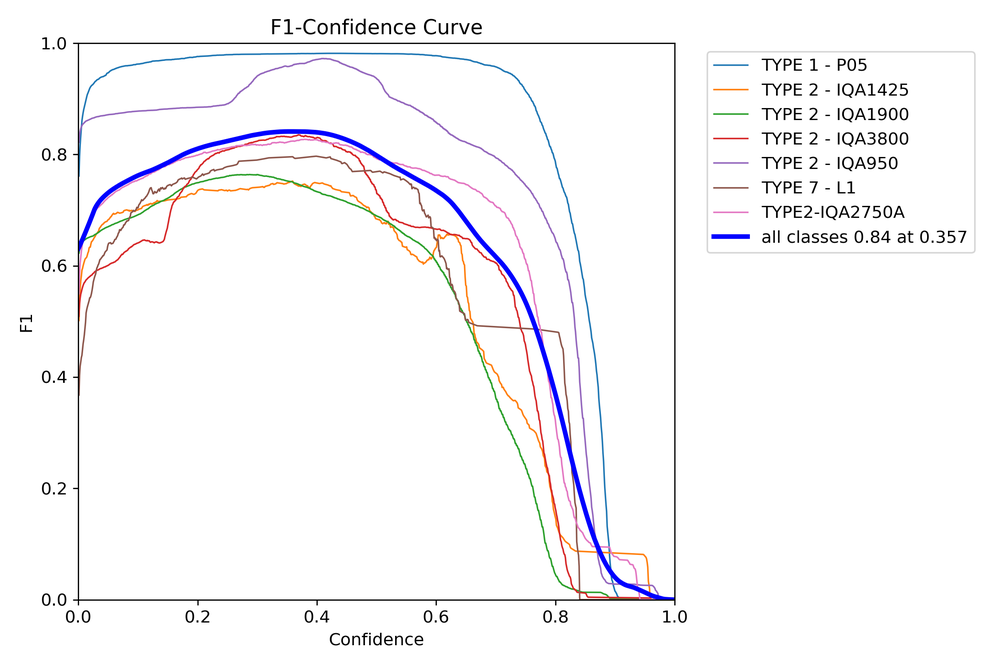
#> input picture runs/detect/train/F1_curve.png, 1000 x 667 px, shrunk from 2250 x 1500 before the run
$ python -i preprocess_dataset.py   (imports and definitions only)   (older library calls are emulated)
#> lines starting #> are read from the running program, lines starting #| are printed output that depends on the picture
#> further down, picture is the input picture: shape (667, 1000, 3); mean B, G, R 248.9, 247.2, 248
import os
import cv2
import numpy as np
import shutil  # Thêm thư viện shutil để copy file
from tqdm import tqdm

def preprocess_image(image):
    """
    Làm nổi bật cạnh bằng Sobel và kết hợp với ảnh gốc.
    """
    gray = cv2.cvtColor(image, cv2.COLOR_BGR2GRAY)
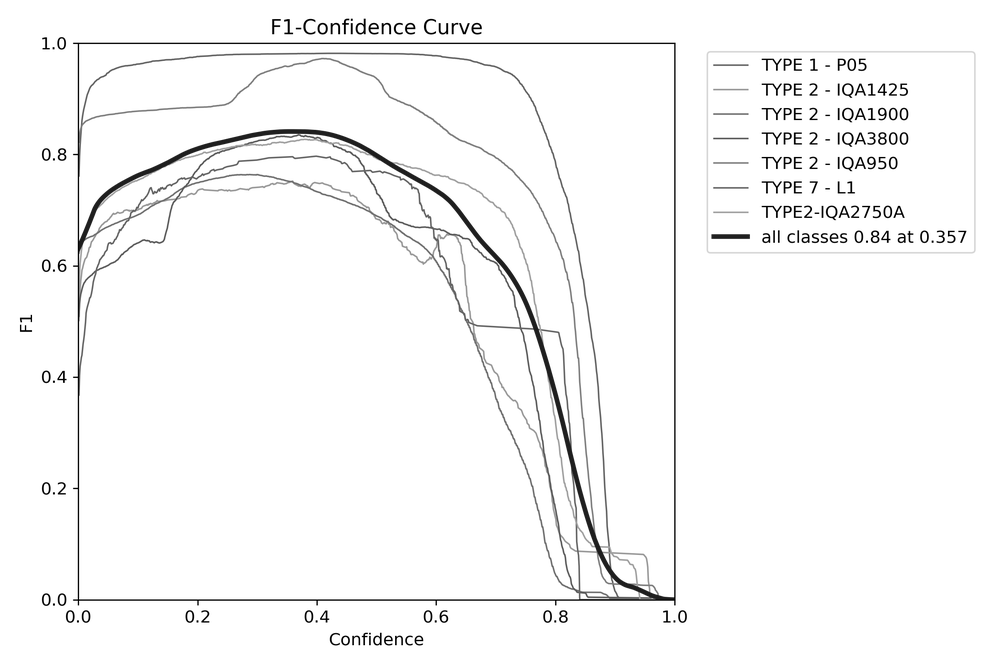
#> gray: shape (667, 1000); min 0, max 255, mean 247.6
    sobelx = cv2.Sobel(gray, cv2.CV_64F, 1, 0, ksize=3)
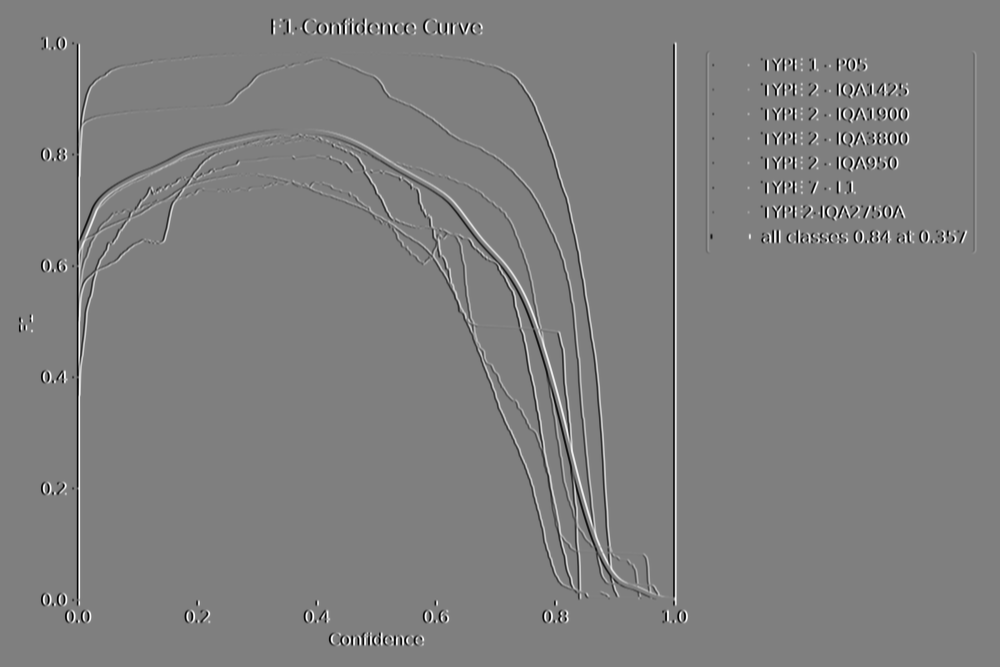
#> sobelx: shape (667, 1000) float64; min -1020, max 1020, mean 0; drawn with min black and max white
    sobely = cv2.Sobel(gray, cv2.CV_64F, 0, 1, ksize=3)
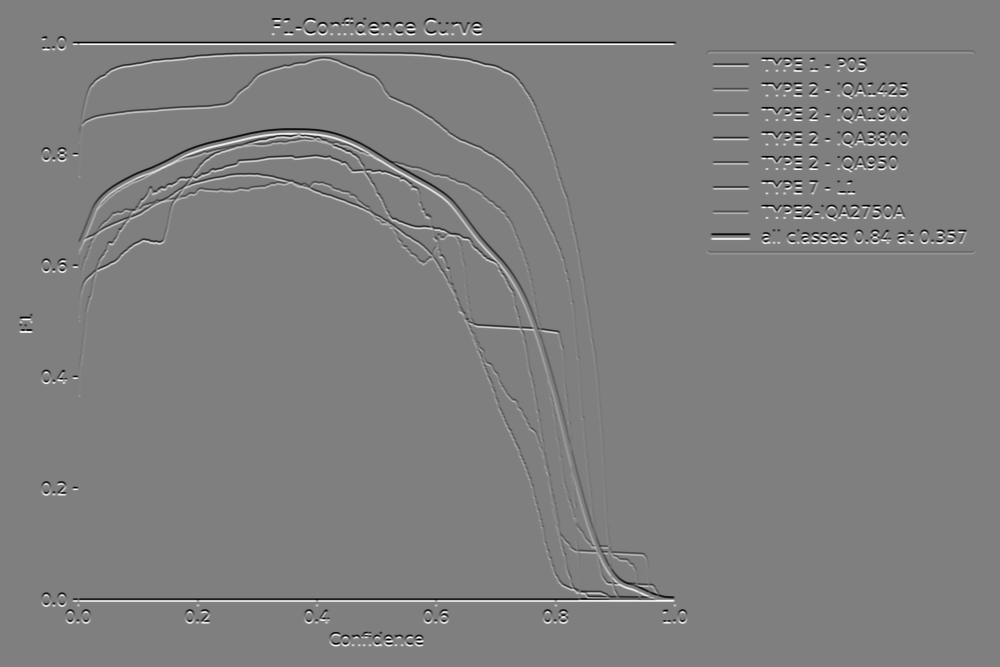
#> sobely: shape (667, 1000) float64; min -1020, max 1020, mean 0; drawn with min black and max white
    sobel = np.sqrt(sobelx**2 + sobely**2)
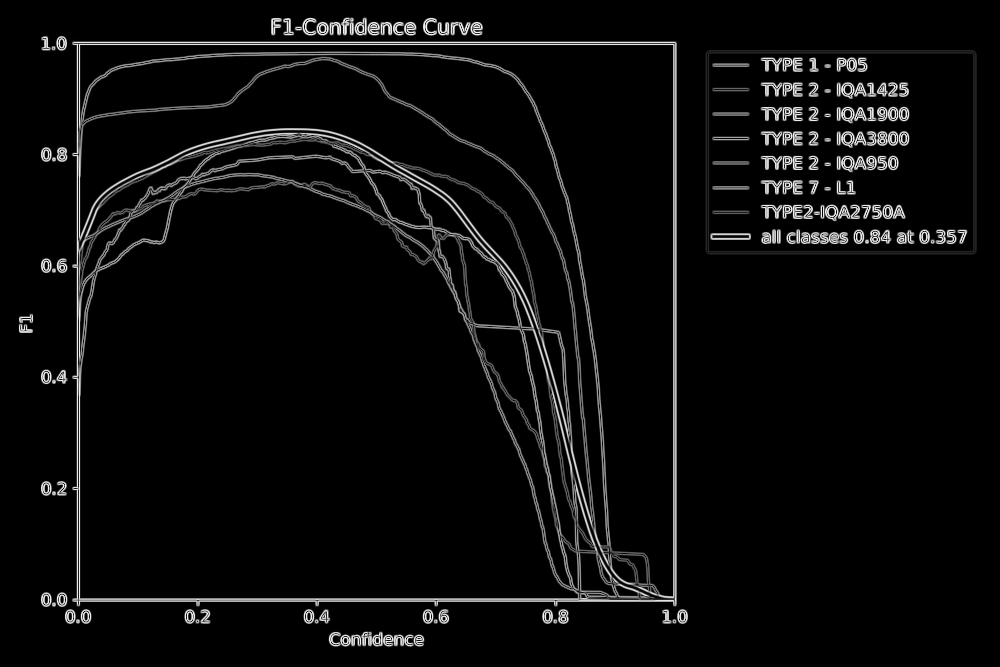
#> sobel: shape (667, 1000) float64; min 0, max 1082.8, mean 46.9; drawn with min black and max white
    sobel_normalized = cv2.normalize(sobel, None, 0, 255, cv2.NORM_MINMAX, cv2.CV_8U)

    alpha = 0.7
    beta = 0.3
    combined = cv2.addWeighted(image, alpha, cv2.cvtColor(sobel_normalized, cv2.COLOR_GRAY2BGR), beta, 0)
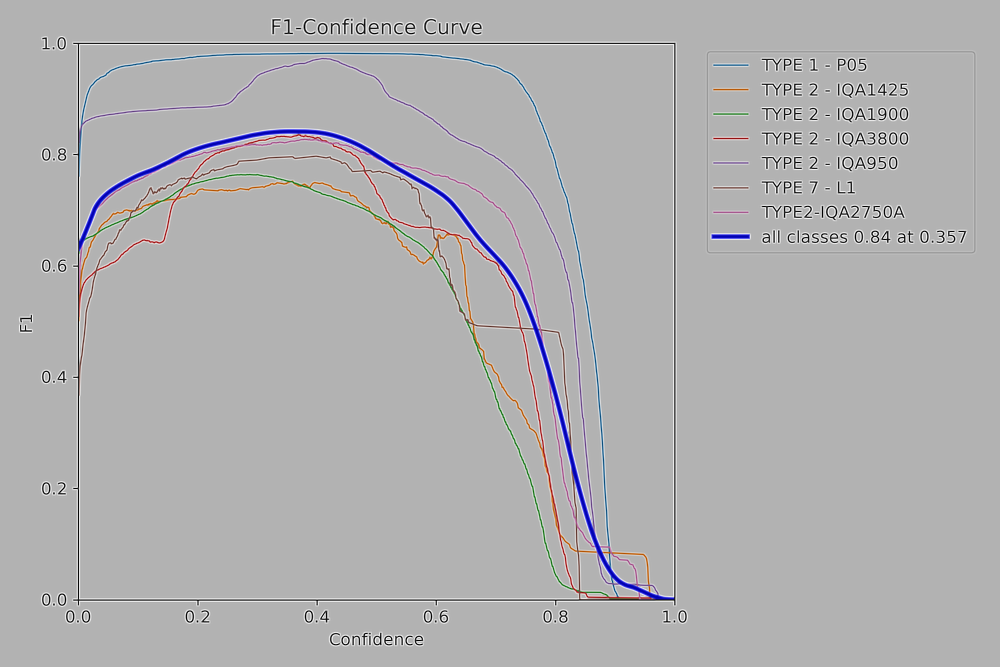
#> combined: shape (667, 1000, 3); mean B, G, R 177.1, 175.9, 176.5
    return combined

# [58 lines left out: functions process_and_save_images, copy_labels, main, not called in this run]
# [2 lines not run here, left out]

>>> import cv2
>>> picture = cv2.imread('runs/detect/train/F1_curve.png')
>>> result = preprocess_image(picture)

$ run again, on runs/detect/train/confusion_matrix.png
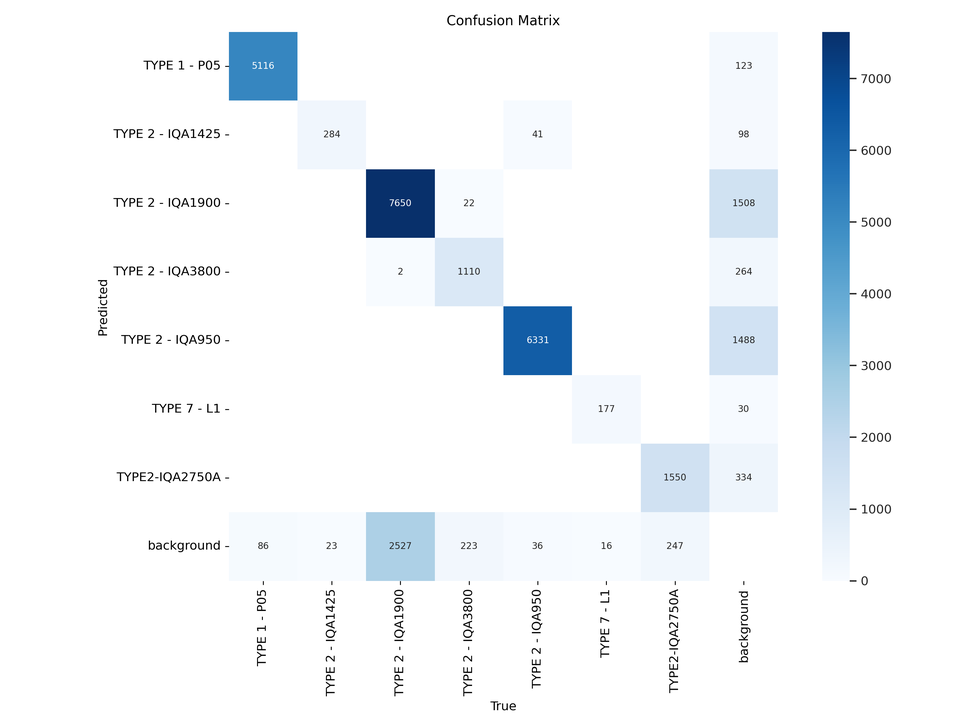
#> input picture runs/detect/train/confusion_matrix.png, 970 x 727 px, shrunk from 3000 x 2250 before the run
#> picture is the input picture: shape (727, 970, 3); mean B, G, R 249.3, 246.1, 242.6
#> in preprocess_image, `sobel = np.sqrt(sobelx**2 + sobely**2)`:
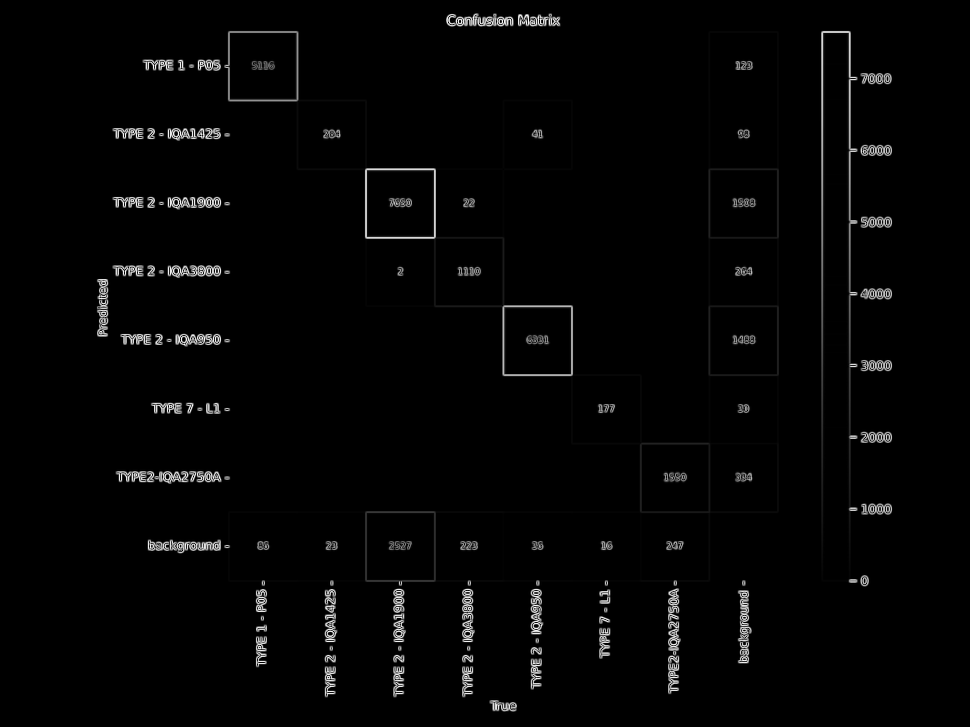
#> sobel: shape (727, 970) float64; min 0, max 1031.6, mean 19.1; drawn with min black and max white
#> in preprocess_image, `combined = cv2.addWeighted(image, alpha, cv2.cvtColor(sobel_normalized..`:
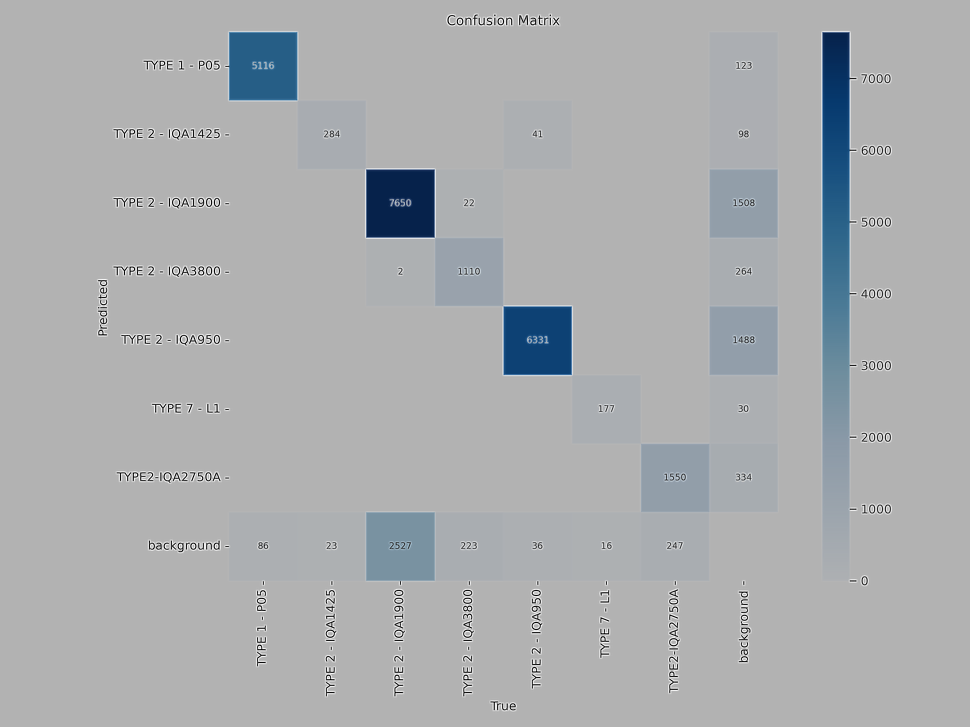
#> combined: shape (727, 970, 3); mean B, G, R 175.5, 173.3, 170.8
